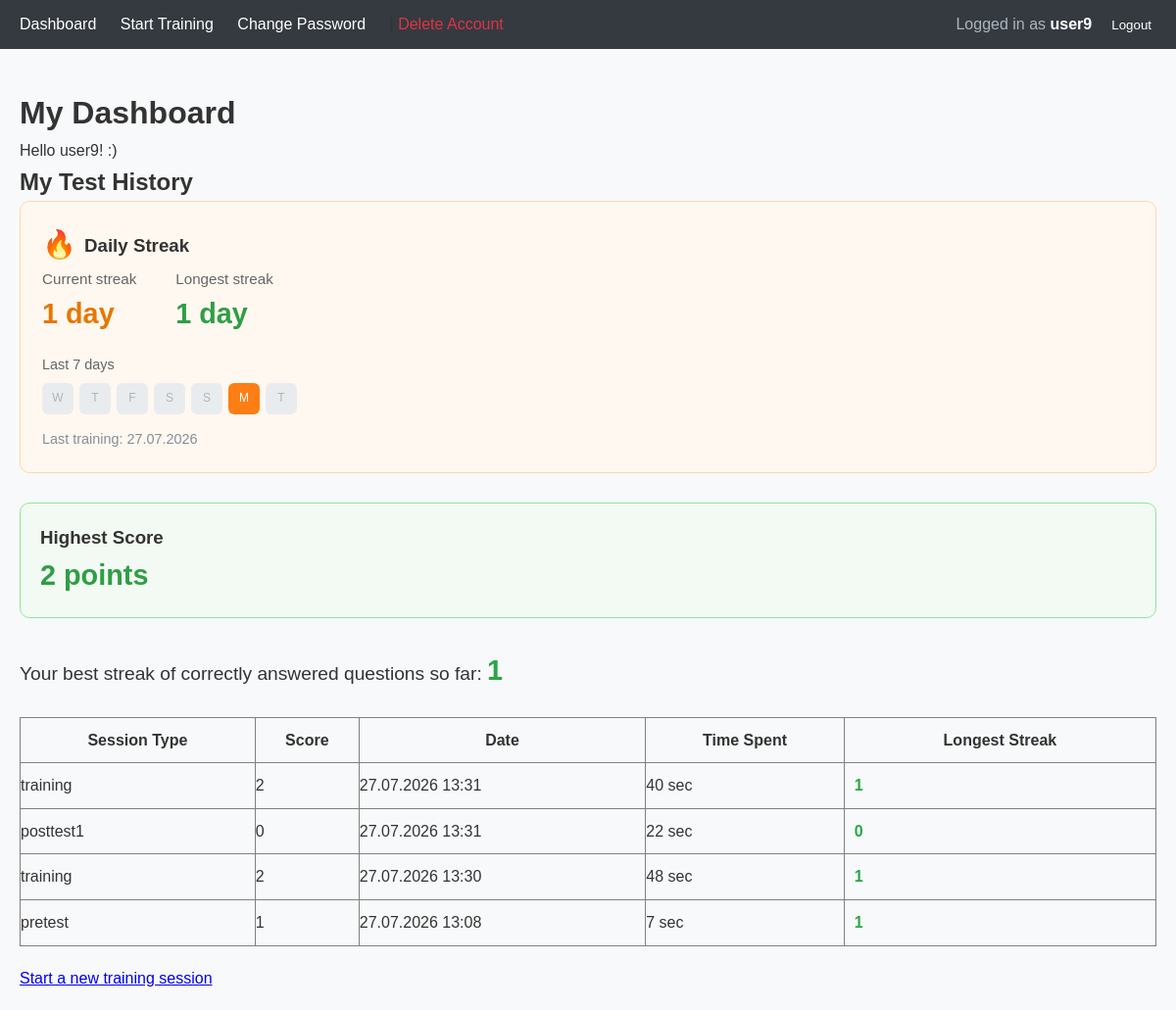
Page /my-dashboard/ (signed in) on the committed database.
### users/models.py (models this page shows, shortened)
class Profile(models.Model):
    CONDITION_CHOICES = [
        ('control', 'Control (Non-gamified)'),
        ('gamified', 'Intervention (Gamified)'),
    ]
    PROGRESS_CHOICES = [
        ('registered', 'Just registered'),
        ('questionnaire1', 'Questionnaire 1 done'),
        ('pretest', 'Pretest done'),
        ('training1', 'First training done'),
        ('posttest1', 'Post-test 1 done'),
        ('questionnaire2', 'Questionnaire 2 done'),
        ('instruction', 'Instruction page seen'),
        ('free_use', 'Free use period'),
        ('posttest2', 'Post-test 2 done'),
        ('questionnaire3', 'Questionnaire 3 done'),
        ('finished', 'Study finished'),
    ]
    progress = models.CharField(
        max_length=20,
        choices=[
            ('registered', 'Just registered'),
            ('questionnaire1', 'Questionnaire 1 done'),
            ('pretest', 'Pretest done'),
            ('training1', 'First training done'),
            ('posttest1', 'Post-test 1 done'),
            ('questionnaire2', 'Questionnaire 2 done'),
            ('instruction', 'Instruction page seen'),
            ('free_use', 'Free use period'),
            ('posttest2', 'Post-test 2 done'),
            ('questionnaire3', 'Questionnaire 3 done'),
            ('finished', 'Study finished'),
        ],
        default='registered'
    )
    user = models.OneToOneField(User, on_delete=models.CASCADE)
    condition = models.CharField(max_length=20, choices=CONDITION_CHOICES, default='control')
    progress = models.CharField(max_length=20, choices=PROGRESS_CHOICES, default='registered')
    current_daily_streak = models.PositiveIntegerField(default=0)
    longest_daily_streak = models.PositiveIntegerField(default=0)
    last_activity_date = models.DateField(null=True, blank=True)
    last_login_at = models.DateTimeField(null=True, blank=True)
    free_use_started = models.DateTimeField(null=True, blank=True)

### tests/models.py (models this page shows, shortened)
class TestSession(models.Model):
    user = models.ForeignKey(settings.AUTH_USER_MODEL, on_delete=models.CASCADE)
    session_type = models.CharField(max_length=20, choices=[
        ('pretest', 'Pretest'),
        ('training', 'Training'),
        ('posttest', 'Posttest')
    ])
    condition = models.CharField(max_length=20, choices=[('gamified', 'Gamified'), ('control', 'Control')])
    start_time = models.DateTimeField(auto_now_add=True)
    end_time = models.DateTimeField(null=True, blank=True)
    score = models.IntegerField(default=0)
    total_time_seconds = models.IntegerField(null=True, blank=True)
    responses = models.JSONField(default=dict)  # e.g., {"item_123": {"answer": "B", "time": 45, "correct": True}}
    items = models.ManyToManyField(RPMItem)
    longest_streak = models.PositiveIntegerField(default=0)
    answered_count = models.PositiveIntegerField(default=0)
    class Meta:
        ordering = ['-start_time']

### core/views.py (the view)
# urls.py: path('my-dashboard/', views.user_dashboard, name='user_dashboard'),
@login_required
def user_dashboard(request):
    print("Current progress:", request.user.profile.progress)
    print("Next step:", get_next_step(request.user))
    profile = request.user.profile
    next_step = get_next_step(request.user)
    allowed = ['pretest', 'training1', 'posttest1', 'questionnaire2',
               'instruction', 'free_use', 'posttest2', 'questionnaire3', 'finished']
    if profile.progress not in allowed and not request.user.is_staff:
        return redirect(next_step)
    if not request.user.is_staff and request.user.profile.condition != 'gamified':
        return redirect('tests:start_training_page')
    my_sessions = TestSession.objects.filter(user=request.user).order_by('-start_time')
    best_streak = 0
    if my_sessions.exists():
        best_streak = max((s.longest_streak or 0) for s in my_sessions)
    today = date.today()
    last_7_days = []
    trained_dates = set(
        TestSession.objects.filter(
            user=request.user,
            end_time__isnull=False
        ).dates('start_time', 'day')
    )
    for i in range(6, -1, -1):          # from 6 days ago → today
        d = today - timedelta(days=i)
        last_7_days.append({
            'date': d,
            'active': d in trained_dates
        })
    highest_score = 0
    if my_sessions.exists():
        highest_score = max(s.score or 0 for s in my_sessions)
    return render(request, 'core/user_dashboard.html', {
        'sessions': my_sessions,
        'best_streak': best_streak,
        'last_7_days': last_7_days,
        'next_step': next_step,
        'progress': profile.progress,
        'highest_score': highest_score,
    })

### core/templates/core/user_dashboard.html (shortened to what this page needs)
{% extends 'base.html' %}
{% block content %}
<h1>My Dashboard</h1>
<p>Hello {{ user.username }}! :)</p>
<h2>My Test History</h2>
{% if user.profile.condition == 'gamified' %}
<div style="background: #fff8f0; border: 1px solid #ffd8a8; border-radius: 10px; padding: 22px; margin-bottom: 30px;">
    <h3 style="margin-top: 0; display: flex; align-items: center; gap: 8px;">
        <span style="font-size: 1.5em;">🔥</span> Daily Streak
    </h3>
    <div style="display: flex; gap: 40px; margin-bottom: 18px; flex-wrap: wrap;">
        <div>
            <div style="font-size: 0.95em; color: #666;">Current streak</div>
            <div style="font-size: 1.8em; font-weight: bold; color: #e67700;">
                {{ user.profile.current_daily_streak }} day{{ user.profile.current_daily_streak|pluralize }}
            </div>
        </div>
        <div>
            <div style="font-size: 0.95em; color: #666;">Longest streak</div>
            <div style="font-size: 1.8em; font-weight: bold; color: #2f9e44;">
                {{ user.profile.longest_daily_streak }} day{{ user.profile.longest_daily_streak|pluralize }}
            </div>
        </div>
    </div>
    <div style="margin-top: 10px;">
        <div style="font-size: 0.9em; color: #666; margin-bottom: 6px;">Last 7 days</div>
        <div style="display: flex; gap: 6px;">
            {% for day in last_7_days %}
                <div title="{{ day.date|date:'d.m.Y' }}"
                     style="width: 32px; height: 32px; border-radius: 6px;
                            background: {% if day.active %}#fd7e14{% else %}#e9ecef{% endif %};
                            display: flex; align-items: center; justify-content: center;
                            font-size: 0.75em; color: {% if day.active %}white{% else %}#adb5bd{% endif %};">
                    {{ day.date|date:"D"|slice:":1" }}
                </div>
            {% endfor %}
        </div>
    </div>
    {% if user.profile.last_activity_date %}
        <p style="color: #868e96; margin-top: 14px; margin-bottom: 0; font-size: 0.9em;">
            Last training: {{ user.profile.last_activity_date|date:"d.m.Y" }}
        </p>
    {% endif %}
</div>
{% endif %}
{% if user.profile.condition == 'gamified' %}
<div style="background:#f3faf3; border:1px solid #8ce99a; border-radius:10px; padding:20px; margin-bottom:30px;">
    <h3 style="margin-top:0;">Highest Score</h3>
    <p style="font-size:1.8em; font-weight:bold; color:#2f9e44; margin:0;">
        {{ highest_score }} points
    </p>
</div>
{% endif %}
{% if sessions %}
    <p style="font-size:1.2em; margin-bottom:25px;">
        Your best streak of correctly answered questions so far:
        <strong style="color:#28a745; font-size:1.5em;">
            {{ best_streak }}
        </strong>
    </p>
{% endif %}
{% if sessions %}
    <table border="1" style="width:100%; border-collapse: collapse;">
        <thead>
            <tr>
                <th>Session Type</th>
                <th>Score</th>
                <th>Date</th>
                <th>Time Spent</th>
                <th style="padding:10px;">Longest Streak</th>
            </tr>
        </thead>
        <tbody>
            {% for s in sessions %}
            <tr>
                <td>{{ s.session_type }}</td>
                <td>{{ s.score }}</td>
                <td>{{ s.start_time|date:"d.m.Y H:i" }}</td>
                <td>
                    {% if s.total_time_seconds %}
                        {{ s.total_time_seconds }} sec
                    {% else %}
                        still running
                    {% endif %}
                </td>
                <td style="padding:10px; font-weight:bold; color:#28a745;">
                    {{ s.longest_streak|default:0 }}
                </td>
            </tr>
            {% endfor %}
        </tbody>
    </table>
{% else %}
    <p>You haven't completed any tests yet.</p>
{% endif %}
<p style="margin-top: 20px;">
    <a href="{% url 'tests:start_training_page' %}">Start a new training session</a>
</p>
{% endblock %}

### templates/base.html (shortened to what this page needs)
<!DOCTYPE html>
<html lang="en">
<head>
    {% load static %}
    <link rel="stylesheet" href="{% static 'css/style.css' %}">
</head>
<body>
    <nav style="display: flex; justify-content: space-between; align-items: center; background-color: #343a40; padding: 12px 20px;">
    <div>
    {% if user.is_authenticated %}
        {% if user.is_staff %}
            <a href="{% url 'core:dashboard' %}">Dashboard</a>
            <a href="/admin/">Manage Accounts</a>
        {% elif user.profile.condition == 'gamified' %}
            <a href="{% url 'core:dashboard' %}">Dashboard</a>
        {% endif %}
        <a href="{% url 'tests:start_training_page' %}">Start Training</a>
        <a href="{% url 'users:change_password' %}">Change Password</a> |
        <a href="{% url 'users:delete_account' %}" style="color: #dc3545;">Delete Account</a>
    {% else %}
        <a href="{% url 'login' %}">Login</a>
        <a href="{% url 'users:register' %}">Register</a>
    {% endif %}
    </div>
    <div style="display: flex; align-items: center; gap: 15px;">
        {% if user.is_authenticated %}
            <span style="color: #adb5bd;">
                Logged in as <strong style="color: white;">{{ user.username }}</strong>
            </span>
            <form method="post" action="{% url 'logout' %}" style="display:inline; margin:0;">
                <button type="submit" style="background:none; border:none; color:white; cursor:pointer; padding:0;">
                    Logout
                </button>
            </form>
        {% endif %}
    </div>
    </nav>
    <div class="container">
        {% block content %}{% endblock %}
    </div>
</body>
</html>

### static/css/style.css (style rules this page uses)
* { margin: 0; padding: 0; box-sizing: border-box; }
body { font-family: Arial, sans-serif; line-height: 1.6; background-color: #f8f9fa; color: #333; }
.container { max-width: 1200px; margin: 0 auto; padding: 20px; }
nav { background-color: #343a40; padding: 15px; margin-bottom: 20px; }
nav a { color: white; margin-right: 20px; text-decoration: none; }
button { padding: 10px 20px; margin: 5px; background-color: #007bff; color: white; border: none; border-radius: 4px; cursor: pointer; }

### rows in the picture
TestSession: session_type "training", score "2", start_time "27.07.2026 13:31", total_time_seconds "40", longest_streak "1"
TestSession: session_type "posttest1", score "0", start_time "27.07.2026 13:31", total_time_seconds "22", longest_streak "0"
TestSession: session_type "training", score "2", start_time "27.07.2026 13:30", total_time_seconds "48", longest_streak "1"
TestSession: session_type "pretest", score "1", start_time "27.07.2026 13:08", total_time_seconds "7", longest_streak "1"

### other values in the picture
{{ user.username }} "user9"
{{ user.profile.current_daily_streak }} "1"
{{ user.profile.longest_daily_streak }} "1"
{{ day.date|date:"D"|slice:":1" }} "W" "T" "F" "S" "S" "M" "T"
{{ user.profile.last_activity_date|date:"d.m.Y" }} "27.07.2026"
{{ highest_score }} "2"
{{ best_streak }} "1"
